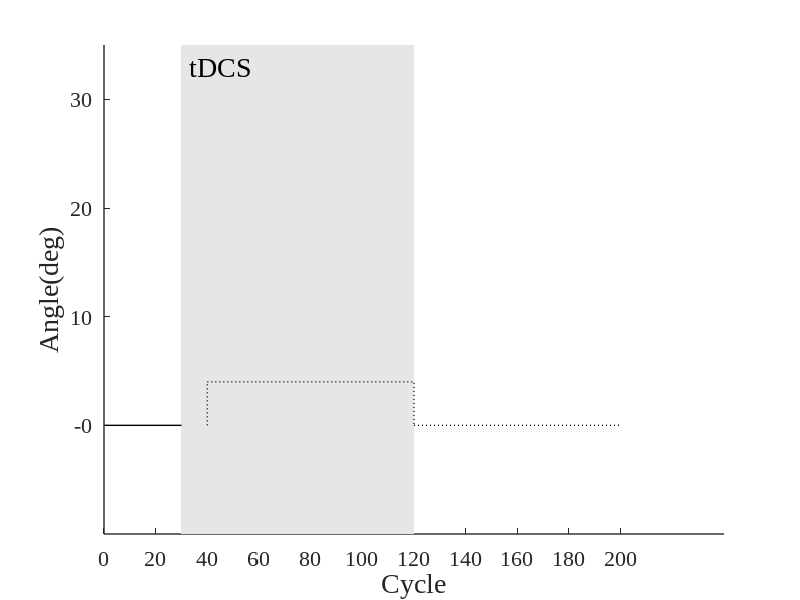

Source code (MATLAB): (Note: this script raises an error after producing the figure.)
%% average subjects plot
% clear all;
load('EC_subj10_s_4');
load('EC_subj14_a_4');
load('EC_subj14_c_4');
targetDeg = [45 135 225 315];
blockNum=[30 10 80 80];
sessionNum=[30 10 80 80];

trialNum=4;
for session_i=1:length(sessionNum)
    if session_i==1
        xv(session_i)=1;
    else
        xv(session_i)=1+ sum(sessionNum(1:session_i-1));
    end
end
% set(gcf,'outerposition',get(0,'screensize'));
colorArray={'b','c','g','k','b','k','b','r','k','b'};
Slow=0.3;
        figure('Position',[1 1 960 540]);
        hold on;
LabelSize = 20;
TickSize = 16;
% load baseTrialAve;
hold on;
h4=fill([30 120 120 30],[-10 -10 35 35],[0.9 0.9 0.9],'LineStyle','none');%tDCS
h5=plot([0 30],[0 0],'k','LineWidth',1);%veridical/rotation
h6=plot([40 40 120 120],[0 4 4 0],'k','LineWidth',1,'LineStyle',':');%veridical/rotation
h7=plot([120 200],[0 0],'k','LineWidth',1,'LineStyle',':');%no feedback

text(33,33,'tDCS','FontSize',LabelSize,'color',[0 0 0],'FontName','Times New Roman');
set(gca,'XTick',0:20:200,'YLim',[-10 35],'XLim',[0 240],'YTick',-0:10:30,'fontsize',TickSize,'LineWidth',1,'FontName','Times New Roman');
ylabel('Angle(deg)','fontsize',LabelSize);
xlabel('Cycle','fontsize',LabelSize);
box off;
Svector = squeeze(Sham_cycle_deba(2,:,:));
Avector = squeeze(Anodal_cycle_deba(2,:,:));
Cvector = squeeze(Cathodal_cycle_deba(2,:,:));

for session_i=1:4
    figure(1);
    if session_i==1
        x=1;
    else
        x=1+ sum(sessionNum(1:session_i-1));
    end;
    Sham_sem=nanstd(Svector(:,x:x+sessionNum(session_i)-1),1)/(size(Svector,1)^0.5);
    hshadow=fill([x:x+sessionNum(session_i)-1 flip(x:x+sessionNum(session_i)-1)],...
        [nanmean(Svector(:,x:x+sessionNum(session_i)-1),1)+Sham_sem flip(nanmean(Svector(:,x:x+sessionNum(session_i)-1),1)-Sham_sem)],...
        [0.5 0.5 0.5],'LineStyle','none');
    alpha(hshadow,0.4);
    h1=plot(x:x+sessionNum(session_i)-1,nanmean(Svector(:,x:x+sessionNum(session_i)-1),1),'k','LineWidth',2);
    hold on;
    Anodal_sem=nanstd(Avector(:,x:x+sessionNum(session_i)-1),1)/(14^0.5);
    hshadow=fill([x:x+sessionNum(session_i)-1 flip(x:x+sessionNum(session_i)-1)],...
        [nanmean(Avector(:,x:x+sessionNum(session_i)-1),1)+Anodal_sem flip(nanmean(Avector(:,x:x+sessionNum(session_i)-1),1)-Anodal_sem)],...
        'r','LineStyle','none');
    alpha(hshadow,0.4);
    h2=plot(x:x+sessionNum(session_i)-1,nanmean(Avector(:,x:x+sessionNum(session_i)-1),1),'r','LineWidth',2);
    %
    Cathodal_sem=nanstd(Cvector(:,x:x+sessionNum(session_i)-1),1)/(14^0.5);
    hshadow=fill([x:x+sessionNum(session_i)-1 flip(x:x+sessionNum(session_i)-1)],...
        [nanmean(Cvector(:,x:x+sessionNum(session_i)-1),1)+Anodal_sem flip(nanmean(Cvector(:,x:x+sessionNum(session_i)-1),1)-Cathodal_sem)],...
        'b','LineStyle','none');
    alpha(hshadow,0.4);
    h3=plot(x:x+sessionNum(session_i)-1,nanmean(Cvector(:,x:x+sessionNum(session_i)-1),1),'b','LineWidth',2);
    
end;
% title(ECtitle,'FontSize',20);
box off;
plot([41 49],[-4 -4],'k','LineWidth',5);
text(44,-6,'1','fontsize',LabelSize-2,'FontName','Times New Roman');
plot([111 120],[-4 -4],'k','LineWidth',5);
text(114,-6,'2','fontsize',LabelSize-2,'FontName','Times New Roman');
plot([191 200],[-4 -4],'k','LineWidth',5);
text(194,-6,'3','fontsize',LabelSize-2,'FontName','Times New Roman');
legend([h2,h3,h1],{'Anodal','Cathodal','Sham'},'fontsize',LabelSize);
legend boxoff;

%% stats: anova
for session_i = 3%[3 4]
    if session_i==1
        x=1;
    else
        x=1+ sum(sessionNum(1:session_i-1));
    end
    
    tempSData1 = mean(Sham_cycle_deba(2,:,x:x+8),3);
    tempAData1 = mean(Anodal_cycle_deba(2,:,x:x+8),3);
    tempCData1 = mean(Cathodal_cycle_deba(2,:,x:x+8),3);
    tempSData2 = mean(Sham_cycle_deba(2,:,x+sessionNum(session_i)-10:x+sessionNum(session_i)-1),3);
    tempAData2 = mean(Anodal_cycle_deba(2,:,x+sessionNum(session_i)-10:x+sessionNum(session_i)-1),3);
    tempCData2 = mean(Cathodal_cycle_deba(2,:,x+sessionNum(session_i)-10:x+sessionNum(session_i)-1),3);
    
    Sham_char(session_i,1) = nanmean(tempSData1);
    Sham_char(session_i,2) = nanstd(tempSData1);
    Sham_char(session_i,3) = nanmean(tempSData2);
    Sham_char(session_i,4) = nanstd(tempSData2);
    Anodal_char(session_i,1) = nanmean(tempAData1);
    Anodal_char(session_i,2) = nanstd(tempAData1);
    Anodal_char(session_i,3) = nanmean(tempAData2);
    Anodal_char(session_i,4) = nanstd(tempAData2);
    Cathodal_char(session_i,1) = nanmean(tempCData1);
    Cathodal_char(session_i,2) = nanstd(tempCData1);
    Cathodal_char(session_i,3) = nanmean(tempCData2);
    Cathodal_char(session_i,4) = nanstd(tempCData2);
    %                 [h(session_i,1),p(session_i,1),~,stats(session_i,1)] = ttest2(tempSData1,tempAData1);
    %                 [h(session_i,2),p(session_i,2),~,stats(session_i,2)] = ttest2(tempSData2,tempAData2);
    [tempp1, temptbl1, stats] = anova1([tempSData1 tempAData1 tempCData1],[ones(size(tempSData1)) 2*ones(size(tempAData1)) 3*ones(size(tempCData1))]);
    [tempp2, temptbl2, stats] = anova1([tempSData2 tempAData2 tempCData2],[ones(size(tempSData2)) 2*ones(size(tempAData2)) 3*ones(size(tempCData2))]);
group = [ones(size(tempSData1)) 2*ones(size(tempAData1)) 3*ones(size(tempCData1))]';
subj = (1:length(group))';
% modelFull = fitlme(datatbl,'data~group')
    data1 = [tempSData1 tempAData1 tempCData1]';
datatbl1 = table(data1,group,subj);
    data2 = [tempSData2 tempAData2 tempCData2]';
datatbl2 = table(data2,group,subj);
bfactor(session_i,1) = bf.anova(datatbl1,'data1~group');
bfactor(session_i,2) = bf.anova(datatbl2,'data2~group');

    p_char(session_i,1) = tempp1;
    p_char(session_i,2) = tempp2;
    f_char(session_i,1) = temptbl1{2,5};
    f_char(session_i,2) = temptbl2{2,5};
end
% data = [tempSData1 tempAData1 tempCData1]';
% group = [ones(size(tempSData1)) 2*ones(size(tempAData1)) 3*ones(size(tempCData1))]';
% subj = (1:length(data))';
% modelFull = fitlme(datatbl,'data~group')
% datatbl = table(data,group,subj);
% bf.anova(datatbl,'data~group')
%% decay bootstrap
for session_i = 4
    for group_i = 1:3
        if group_i == 1
            tempDataAll = squeeze(Sham_cycle_deba(2,:,xv(session_i):xv(session_i)+sessionNum(session_i)-1));
        elseif group_i == 2
            tempDataAll = squeeze(Anodal_cycle_deba(2,:,xv(session_i):xv(session_i)+sessionNum(session_i)-1));
        else
            tempDataAll = squeeze(Cathodal_cycle_deba(2,:,xv(session_i):xv(session_i)+sessionNum(session_i)-1));
        end
        for strp_i = 1:1000
            subj_re = randsample(1:size(tempDataAll,1),round(size(tempDataAll,1)/2));
            tempData = nanmean(tempDataAll(subj_re,:));
            %     plot(Rete_re,'k');hold on;
            initi_params = [0.9 tempData(1)/2];
            options = optimset('MaxIter',100);
            [paramsEach,resnorm,resid] = lsqcurvefit(@Lfunc_decay,initi_params,find(~isnan(tempData)),tempData(~isnan(tempData)),[],[],options);
            decayparam_strp(group_i,strp_i) = paramsEach(1);
        end
%         histogram(decayparam_strp);
        decayparam_strp_sort = sort(decayparam_strp,2);
        CI_small = [decayparam_strp_sort(:,25) decayparam_strp_sort(:,975)];
    end
end

